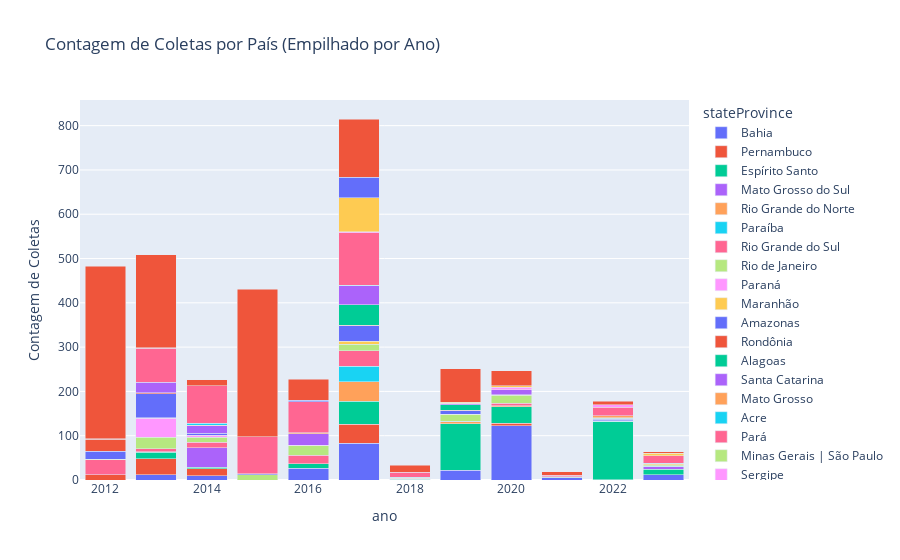

Notebook code for this chart:
### Code cell
df_ano = df.copy()

df_ano = df_ano[df_ano['country'] == 'Brasil']
df_ano = df_ano[df_ano['stateProvince'] != 'Minas Gerais']
df_agrupado = df_ano.groupby(['stateProvince', 'ano']).size().reset_index(name='counts')

# Ordene os dados pelo ano
df_agrupado = df_agrupado.sort_values(by='counts')

# Crie o gráfico de barras empilhadas
fig = px.bar(df_agrupado, color='stateProvince', y='counts', x='ano', title='Contagem de Coletas por País (Empilhado por Ano)',
             labels={'counts': 'Contagem de Coletas', 'country': 'País', 'year': 'Ano'},
             barmode='stack')

fig

### Figure 1 — Plotly figure (JSON) as saved in the notebook; plotly's stock layout.template omitted (floating-point values rounded to 4 significant figures)
{"data": [{"alignmentgroup": "True", "hovertemplate": "stateProvince=Bahia<br>ano=%{x}<br>Contagem de Coletas=%{y}<extra></extra>", "legendgroup": "Bahia", "marker": {"color": "#636efa", "pattern": {"shape": ""}}, "name": "Bahia", "offsetgroup": "Bahia", "orientation": "v", "showlegend": true, "textposition": "auto", "type": "bar", "x": [2022, 2021, 2014, 2013, 2023, 2019, 2016, 2017, 2020], "xaxis": "x", "y": [1, 5, 10, 12, 12, 22, 26, 83, 122], "yaxis": "y"}, {"alignmentgroup": "True", "hovertemplate": "stateProvince=Pernambuco<br>ano=%{x}<br>Contagem de Coletas=%{y}<extra></extra>", "legendgroup": "Pernambuco", "marker": {"color": "#EF553B", "pattern": {"shape": ""}}, "name": "Pernambuco", "offsetgroup": "Pernambuco", "orientation": "v", "showlegend": true, "textposition": "auto", "type": "bar", "x": [2018, 2020, 2012, 2014, 2013, 2017], "xaxis": "x", "y": [1, 6, 12, 15, 36, 43], "yaxis": "y"}, {"alignmentgroup": "True", "hovertemplate": "stateProvince=Espírito Santo<br>ano=%{x}<br>Contagem de Coletas=%{y}<extra></extra>", "legendgroup": "Espírito Santo", "marker": {"color": "#00cc96", "pattern": {"shape": ""}}, "name": "Espírito Santo", "offsetgroup": "Espírito Santo", "orientation": "v", "showlegend": true, "textposition": "auto", "type": "bar", "x": [2018, 2021, 2014, 2016, 2023, 2013, 2020, 2017, 2019, 2022], "xaxis": "x", "y": [1, 1, 4, 11, 12, 15, 37, 52, 105, 130], "yaxis": "y"}, {"alignmentgroup": "True", "hovertemplate": "stateProvince=Mato Grosso do Sul<br>ano=%{x}<br>Contagem de Coletas=%{y}<extra></extra>", "legendgroup": "Mato Grosso do Sul", "marker": {"color": "#ab63fa", "pattern": {"shape": ""}}, "name": "Mato Grosso do Sul", "offsetgroup": "Mato Grosso do Sul", "orientation": "v", "showlegend": true, "textposition": "auto", "type": "bar", "x": [2018, 2023, 2014], "xaxis": "x", "y": [1, 6, 44], "yaxis": "y"}, {"alignmentgroup": "True", "hovertemplate": "stateProvince=Rio Grande do Norte<br>ano=%{x}<br>Contagem de Coletas=%{y}<extra></extra>", "legendgroup": "Rio Grande do Norte", "marker": {"color": "#FFA15A", "pattern": {"shape": ""}}, "name": "Rio Grande do Norte", "offsetgroup": "Rio Grande do Norte", "orientation": "v", "showlegend": true, "textposition": "auto", "type": "bar", "x": [2018, 2020, 2019, 2017], "xaxis": "x", "y": [1, 3, 4, 44], "yaxis": "y"}, {"alignmentgroup": "True", "hovertemplate": "stateProvince=Paraíba<br>ano=%{x}<br>Contagem de Coletas=%{y}<extra></extra>", "legendgroup": "Paraíba", "marker": {"color": "#19d3f3", "pattern": {"shape": ""}}, "name": "Paraíba", "offsetgroup": "Paraíba", "orientation": "v", "showlegend": true, "textposition": "auto", "type": "bar", "x": [2013, 2023, 2019, 2022, 2017], "xaxis": "x", "y": [1, 1, 2, 2, 35], "yaxis": "y"}, {"alignmentgroup": "True", "hovertemplate": "stateProvince=Rio Grande do Sul<br>ano=%{x}<br>Contagem de Coletas=%{y}<extra></extra>", "legendgroup": "Rio Grande do Sul", "marker": {"color": "#FF6692", "pattern": {"shape": ""}}, "name": "Rio Grande do Sul", "offsetgroup": "Rio Grande do Sul", "orientation": "v", "showlegend": true, "textposition": "auto", "type": "bar", "x": [2023, 2020, 2013, 2014, 2016, 2012, 2017], "xaxis": "x", "y": [1, 5, 6, 12, 19, 34, 35], "yaxis": "y"}, {"alignmentgroup": "True", "hovertemplate": "stateProvince=Rio de Janeiro<br>ano=%{x}<br>Contagem de Coletas=%{y}<extra></extra>", "legendgroup": "Rio de Janeiro", "marker": {"color": "#B6E880", "pattern": {"shape": ""}}, "name": "Rio de Janeiro", "offsetgroup": "Rio de Janeiro", "orientation": "v", "showlegend": true, "textposition": "auto", "type": "bar", "x": [2012, 2022, 2023, 2015, 2014, 2017, 2019, 2020, 2016, 2013], "xaxis": "x", "y": [1, 1, 3, 12, 12, 14, 15, 18, 21, 27], "yaxis": "y"}, {"alignmentgroup": "True", "hovertemplate": "stateProvince=Paraná<br>ano=%{x}<br>Contagem de Coletas=%{y}<extra></extra>", "legendgroup": "Paraná", "marker": {"color": "#FF97FF", "pattern": {"shape": ""}}, "name": "Paraná", "offsetgroup": "Paraná", "orientation": "v", "showlegend": true, "textposition": "auto", "type": "bar", "x": [2019, 2016, 2018, 2014, 2013], "xaxis": "x", "y": [1, 1, 1, 4, 42], "yaxis": "y"}, {"alignmentgroup": "True", "hovertemplate": "stateProvince=Maranhão<br>ano=%{x}<br>Contagem de Coletas=%{y}<extra></extra>", "legendgroup": "Maranhão", "marker": {"color": "#FECB52", "pattern": {"shape": ""}}, "name": "Maranhão", "offsetgroup": "Maranhão", "orientation": "v", "showlegend": true, "textposition": "auto", "type": "bar", "x": [2013, 2020, 2023, 2017], "xaxis": "x", "y": [1, 1, 2, 7], "yaxis": "y"}, {"alignmentgroup": "True", "hovertemplate": "stateProvince=Amazonas<br>ano=%{x}<br>Contagem de Coletas=%{y}<extra></extra>", "legendgroup": "Amazonas", "marker": {"color": "#636efa", "pattern": {"shape": ""}}, "name": "Amazonas", "offsetgroup": "Amazonas", "orientation": "v", "showlegend": true, "textposition": "auto", "type": "bar", "x": [2021, 2015, 2022, 2014, 2019, 2012, 2017, 2013], "xaxis": "x", "y": [1, 2, 3, 5, 7, 18, 35, 55], "yaxis": "y"}, {"alignmentgroup": "True", "hovertemplate": "stateProvince=Rondônia<br>ano=%{x}<br>Contagem de Coletas=%{y}<extra></extra>", "legendgroup": "Rondônia", "marker": {"color": "#EF553B", "pattern": {"shape": ""}}, "name": "Rondônia", "offsetgroup": "Rondônia", "orientation": "v", "showlegend": true, "textposition": "auto", "type": "bar", "x": [2017, 2022, 2019, 2013, 2012], "xaxis": "x", "y": [1, 1, 2, 2, 27], "yaxis": "y"}, {"alignmentgroup": "True", "hovertemplate": "stateProvince=Alagoas<br>ano=%{x}<br>Contagem de Coletas=%{y}<extra></extra>", "legendgroup": "Alagoas", "marker": {"color": "#00cc96", "pattern": {"shape": ""}}, "name": "Alagoas", "offsetgroup": "Alagoas", "orientation": "v", "showlegend": true, "textposition": "auto", "type": "bar", "x": [2022, 2020, 2019, 2017], "xaxis": "x", "y": [1, 1, 12, 47], "yaxis": "y"}, {"alignmentgroup": "True", "hovertemplate": "stateProvince=Santa Catarina<br>ano=%{x}<br>Contagem de Coletas=%{y}<extra></extra>", "legendgroup": "Santa Catarina", "marker": {"color": "#ab63fa", "pattern": {"shape": ""}}, "name": "Santa Catarina", "offsetgroup": "Santa Catarina", "orientation": "v", "showlegend": true, "textposition": "auto", "type": "bar", "x": [2022, 2019, 2020, 2014, 2013, 2016, 2017], "xaxis": "x", "y": [1, 2, 11, 16, 24, 26, 42], "yaxis": "y"}, {"alignmentgroup": "True", "hovertemplate": "stateProvince=Mato Grosso<br>ano=%{x}<br>Contagem de Coletas=%{y}<extra></extra>", "legendgroup": "Mato Grosso", "marker": {"color": "#FFA15A", "pattern": {"shape": ""}}, "name": "Mato Grosso", "offsetgroup": "Mato Grosso", "orientation": "v", "showlegend": true, "textposition": "auto", "type": "bar", "x": [2019, 2014, 2016, 2022], "xaxis": "x", "y": [1, 2, 3, 5], "yaxis": "y"}, {"alignmentgroup": "True", "hovertemplate": "stateProvince=Acre<br>ano=%{x}<br>Contagem de Coletas=%{y}<extra></extra>", "legendgroup": "Acre", "marker": {"color": "#19d3f3", "pattern": {"shape": ""}}, "name": "Acre", "offsetgroup": "Acre", "orientation": "v", "showlegend": true, "textposition": "auto", "type": "bar", "x": [2023, 2018, 2017, 2014], "xaxis": "x", "y": [1, 1, 2, 4], "yaxis": "y"}, {"alignmentgroup": "True", "hovertemplate": "stateProvince=Pará<br>ano=%{x}<br>Contagem de Coletas=%{y}<extra></extra>", "legendgroup": "Pará", "marker": {"color": "#FF6692", "pattern": {"shape": ""}}, "name": "Pará", "offsetgroup": "Pará", "orientation": "v", "showlegend": true, "textposition": "auto", "type": "bar", "x": [2012, 2021, 2018, 2023, 2022, 2016, 2013, 2015, 2014, 2017], "xaxis": "x", "y": [1, 4, 12, 17, 19, 70, 76, 84, 85, 118], "yaxis": "y"}, {"alignmentgroup": "True", "hovertemplate": "stateProvince=Minas Gerais | São Paulo<br>ano=%{x}<br>Contagem de Coletas=%{y}<extra></extra>", "legendgroup": "Minas Gerais | São Paulo", "marker": {"color": "#B6E880", "pattern": {"shape": ""}}, "name": "Minas Gerais | São Paulo", "offsetgroup": "Minas Gerais | São Paulo", "orientation": "v", "showlegend": true, "textposition": "auto", "type": "bar", "x": [2013], "xaxis": "x", "y": [2], "yaxis": "y"}, {"alignmentgroup": "True", "hovertemplate": "stateProvince=Sergipe<br>ano=%{x}<br>Contagem de Coletas=%{y}<extra></extra>", "legendgroup": "Sergipe", "marker": {"color": "#FF97FF", "pattern": {"shape": ""}}, "name": "Sergipe", "offsetgroup": "Sergipe", "orientation": "v", "showlegend": true, "textposition": "auto", "type": "bar", "x": [2017, 2020, 2022], "xaxis": "x", "y": [3, 5, 6], "yaxis": "y"}, {"alignmentgroup": "True", "hovertemplate": "stateProvince=Piauí<br>ano=%{x}<br>Contagem de Coletas=%{y}<extra></extra>", "legendgroup": "Piauí", "marker": {"color": "#FECB52", "pattern": {"shape": ""}}, "name": "Piauí", "offsetgroup": "Piauí", "orientation": "v", "showlegend": true, "textposition": "auto", "type": "bar", "x": [2019, 2020, 2023, 2017], "xaxis": "x", "y": [3, 4, 5, 76], "yaxis": "y"}, {"alignmentgroup": "True", "hovertemplate": "stateProvince=Ceará<br>ano=%{x}<br>Contagem de Coletas=%{y}<extra></extra>", "legendgroup": "Ceará", "marker": {"color": "#636efa", "pattern": {"shape": ""}}, "name": "Ceará", "offsetgroup": "Ceará", "orientation": "v", "showlegend": true, "textposition": "auto", "type": "bar", "x": [2016, 2017], "xaxis": "x", "y": [3, 46], "yaxis": "y"}, {"alignmentgroup": "True", "hovertemplate": "stateProvince=São Paulo<br>ano=%{x}<br>Contagem de Coletas=%{y}<extra></extra>", "legendgroup": "São Paulo", "marker": {"color": "#EF553B", "pattern": {"shape": ""}}, "name": "São Paulo", "offsetgroup": "São Paulo", "orientation": "v", "showlegend": true, "textposition": "auto", "type": "bar", "x": [2023, 2021, 2022, 2014, 2018, 2020, 2016, 2019, 2017, 2013, 2015, 2012], "xaxis": "x", "y": [4, 8, 8, 13, 15, 34, 48, 75, 132, 209, 333, 390], "yaxis": "y"}], "layout": {"barmode": "stack", "legend": {"title": {"text": "stateProvince"}, "tracegroupgap": 0}, "title": {"text": "Contagem de Coletas por País (Empilhado por Ano)"}, "xaxis": {"anchor": "y", "domain": [0, 1], "title": {"text": "ano"}}, "yaxis": {"anchor": "x", "domain": [0, 1], "title": {"text": "Contagem de Coletas"}}}}
